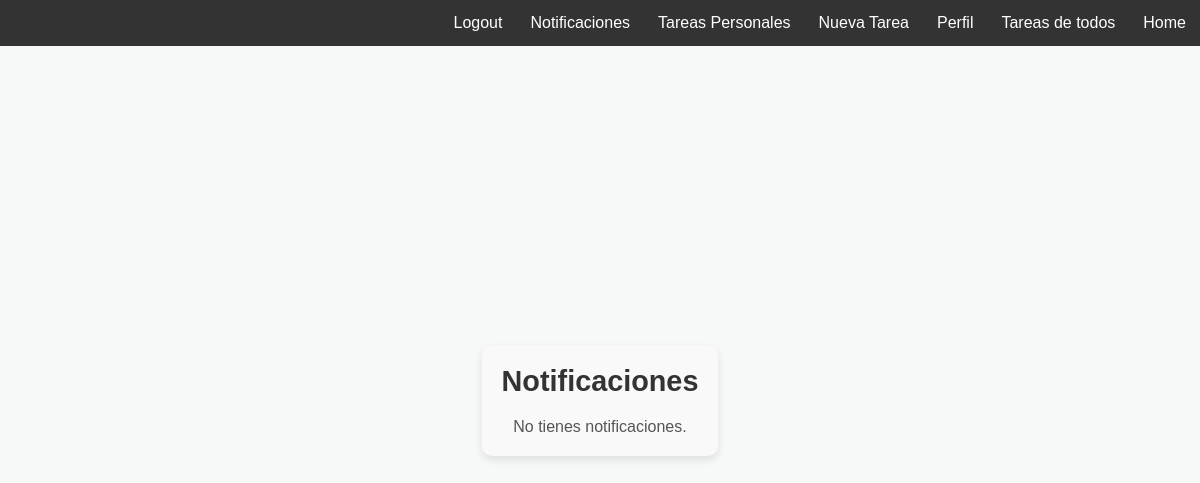
The app's page /notifications/ (signed in), older data.
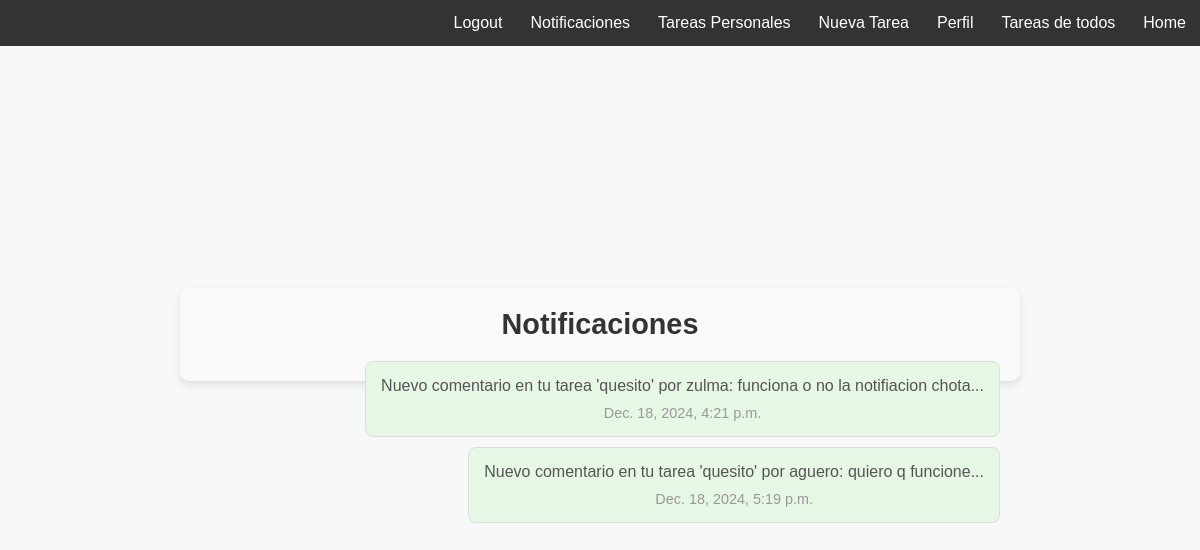
The same page, newer data.
### task/models.py (models this page shows, shortened)
class TaskNotification(models.Model):
    task = models.ForeignKey(Task, on_delete=models.CASCADE)
    user = models.ForeignKey(User, on_delete=models.CASCADE)
    message = models.CharField(max_length=255)
    read = models.BooleanField(default=False)
    created = models.DateTimeField(auto_now_add=True)

### task/views.py (the view)
# urls.py: path('notifications/', views.notifications, name='notifications'),
@login_required(login_url='signup')
def notifications(request):
    notifications = TaskNotification.objects.filter(user=request.user)
    unread_count = notifications.filter(read=False).count()
    notifications.filter(read=False).update(read=True)
    return render(request, 'notifications.html', {
        'notifications': notifications,
        'unread_count': unread_count
    })

### task/templates/notifications.html (shortened to what this page needs)
{% extends 'base.html' %}
{% block content %}
  <section>
    <div class="containernoti">
      <h1 class="notih1">Notificaciones</h1>
      {% if notifications %}
        <ul class="notiul">
          {% for notification in notifications %}
            <li class="notification{% if notification.read %} read{% endif %}">
              <p>{{ notification.message }}</p>
              <p class="time">{{ notification.created }}</p>
            </li>
          {% endfor %}
        </ul>
      {% else %}
        <p>No tienes notificaciones.</p>
      {% endif %}
    </div>
  </section>
{% endblock %}

Row changes from the older to the newer data that the page shows:
added TaskNotification: message "Nuevo comentario en tu tarea 'quesito' por zulma: funciona o no la notifiacion chota...", created "Dec. 18, 2024, 4:21 p.m."
added TaskNotification: message "Nuevo comentario en tu tarea 'quesito' por aguero: quiero q funcione...", created "Dec. 18, 2024, 5:19 p.m."
Text that changed along with them:
text no longer shown: "No tienes notificaciones."
